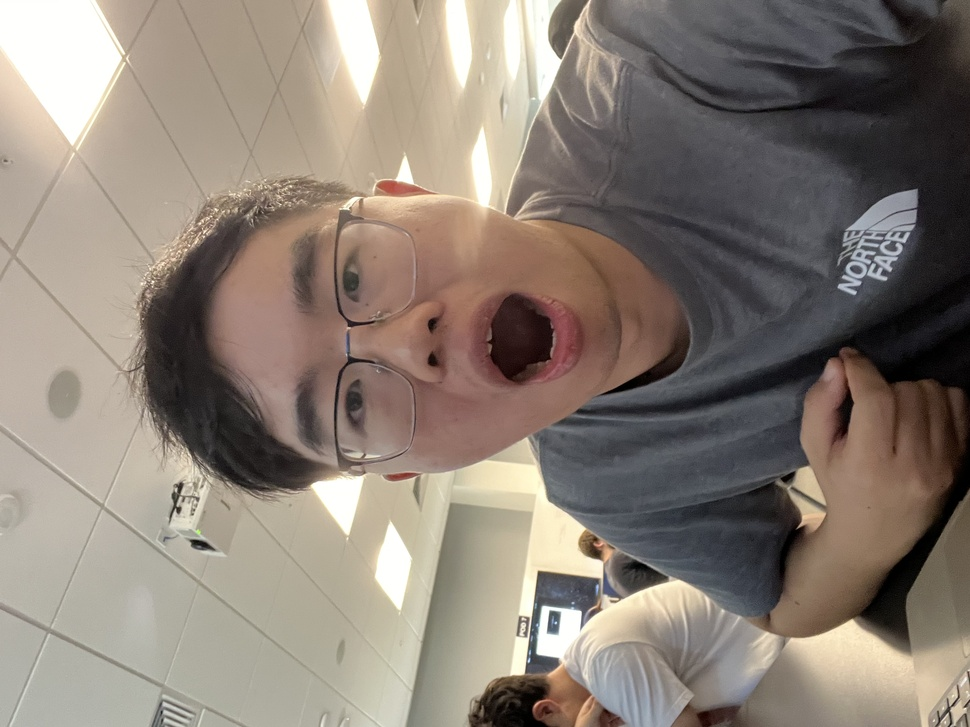
#> input picture homework1/data/IMG_5167.jpeg, 970 x 727 px, shrunk from 3088 x 2316 before the run
$ python homework1.py
#> lines starting #> are read from the running program, lines starting #| are printed output that depends on the picture
# Homework 1, CV
# Shenyao Jin, shenyaojin@mines.edu
#%% Import libs
import numpy as np
import matplotlib.pyplot as plt
from skimage.io import imread
#%% Define data path
data_path = "./data/IMG_5167.jpeg"

#%% Load image
image = imread(data_path)
#> image is the input picture: shape (727, 970, 3); mean R, G, B 138.5, 127.6, 117.7
rotated_image = np.rot90(image, k=3) # Need to rotate the image
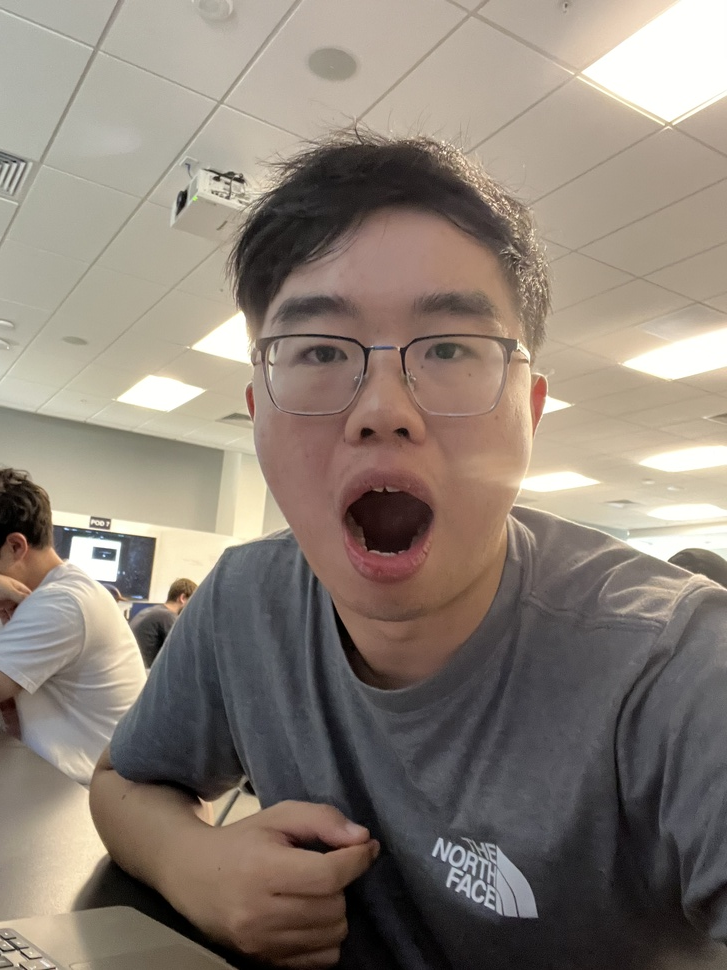
#> rotated_image: shape (970, 727, 3); mean R, G, B 138.5, 127.6, 117.7
#%% Show image
plt.figure()
plt.imshow(rotated_image)
plt.axis("off")
plt.show()

#%% Change the dtype to float32 and convert into grayscale
image_float = rotated_image.astype(np.float32)
image_gray = np.dot(image_float, [0.299, 0.587, 0.114])
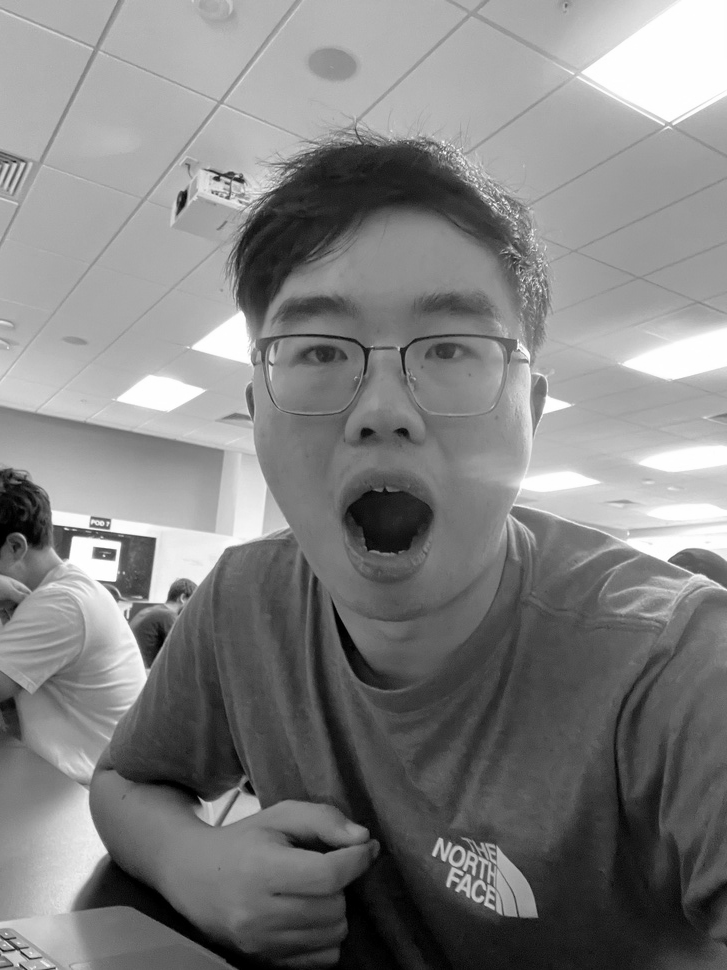
#> image_gray: shape (970, 727) float64; min 0, max 255, mean 129.8

#%% Show grayscale image
plt.figure()
plt.imshow(image_gray, cmap='gray')
plt.axis("off")
plt.show()

#%% Print the top left (3*5) pixels of the grayscale image
print(image_gray[:3,:5])
#| [[176.789 174.789 174.789 175.789 176.789]
#|  [178.789 179.789 178.789 177.789 176.789]
#|  [179.789 178.789 176.789 176.789 176.789]]

#%% Print index=(1,2) of image_gray. We assume the index start from 1.
print(image_gray[0,1])
#| 174.789
